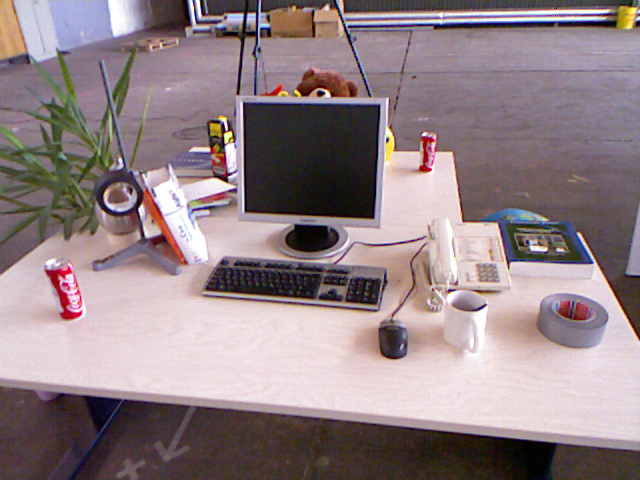
//> input picture 1.png, 640 x 480 px
$ ./41_contours   (built with g++ and OpenCV 4)
//> lines starting //> are read from the running program, lines starting //| are printed output that depends on the picture; after the words box and inside, x2 and y2 are one past the last pixel; in counts of white or black regions, pixels touching at a corner belong together
#include <opencv2/opencv.hpp>

using namespace cv;
using namespace std;

// 在二值图中查找和绘制轮廓

int main()
{
    Mat img_1 = imread("../1.png", 0);
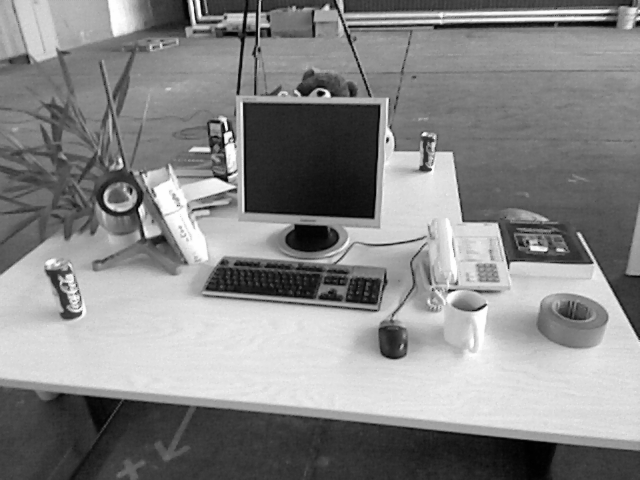
//> img_1: 480 rows x 640 cols, CV_8UC1; min 1, max 254, mean 134.7
    Mat img_2;
    Mat img_3 = Mat::zeros(img_1.rows, img_1.cols, CV_8UC3);
    img_2 = img_1 > 100;    // 截取img_1中像素大于100的，相当于一个简单的二值化
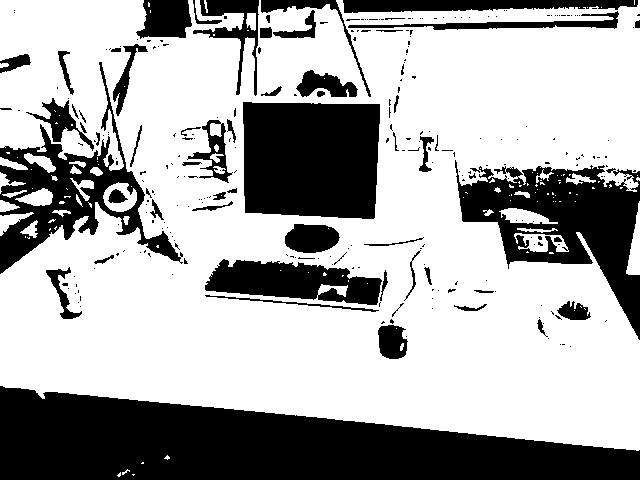
//> img_2: 480 rows x 640 cols, CV_8UC1; 66.9% white; 280 black regions (218 under 20 px)

    vector<vector<Point>> contours; // 定义轮廓
    vector<Vec4i> hierarchy;        // 定义层次结构，表达轮廓之间的关系，分别是后一个、前一个、父轮廓、子轮廓
    findContours(img_2, contours, hierarchy, RETR_CCOMP, CHAIN_APPROX_SIMPLE);// 第四个参数是检索模式，RETR_EXTERNAL只检测最外侧轮廓
//> contours = 464 contours, 365 with area under 20; largest, box (x1, y1, x2, y2) and area: (0, 0, 640, 451) 229658, (242, 101, 381, 220) 15293, (204, 258, 383, 306) 5392, (347, 10, 620, 31) 1794, (284, 223, 341, 254) 1322

    for(int i = 0; i >= 0; i = hierarchy[i][0])
    {
        drawContours(img_3, contours, i, Scalar(rand()&255, rand()&255, rand()&255), FILLED, 8, hierarchy);
    }
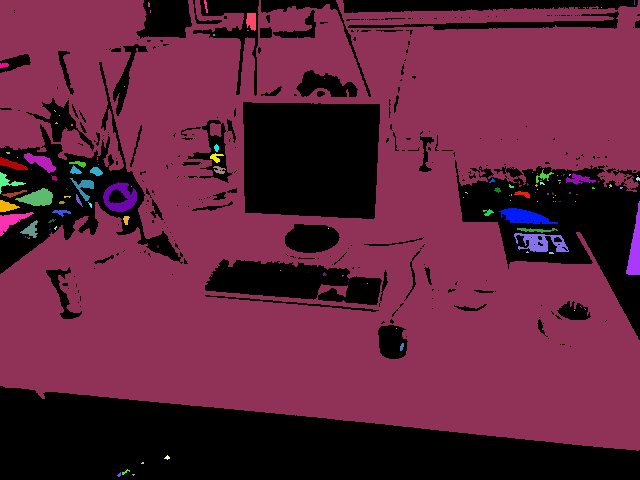
//> img_3: 480 rows x 640 cols, CV_8UC3; mean B, G, R 59.6, 34.2, 96.1

    imshow("0", img_3);
    waitKey(0);
    return 0;
}

$ run again, with 2.png copied over 1.png
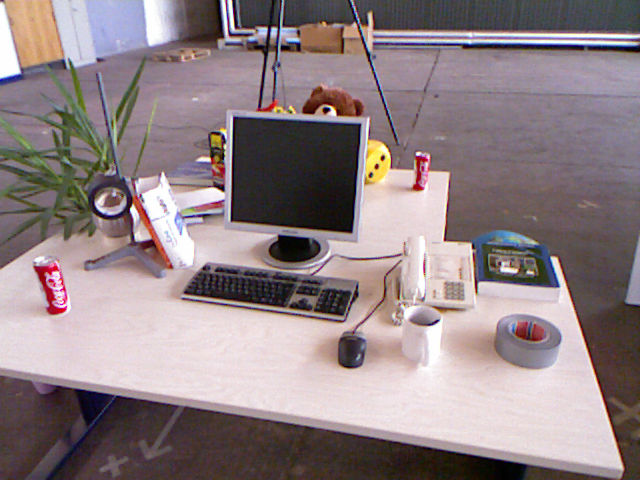
//> input picture 2.png, 640 x 480 px
//> `img_2 = img_1 > 100;`:
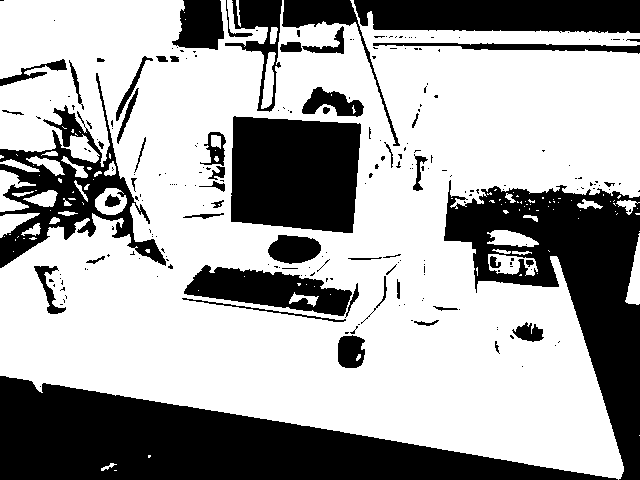
//> img_2: 480 rows x 640 cols, CV_8UC1; 65.4% white; 235 black regions (181 under 20 px)
//> contours = 401 contours, 315 with area under 20; largest, box (x1, y1, x2, y2) and area: (0, 0, 640, 480) 217777, (230, 115, 362, 234) 13707, (183, 264, 353, 317) 5041, (267, 234, 322, 265) 1220, (301, 86, 365, 118) 1084
//> after the loop `for(int i = 0; i >= 0; i = hierarchy[i][0])`:
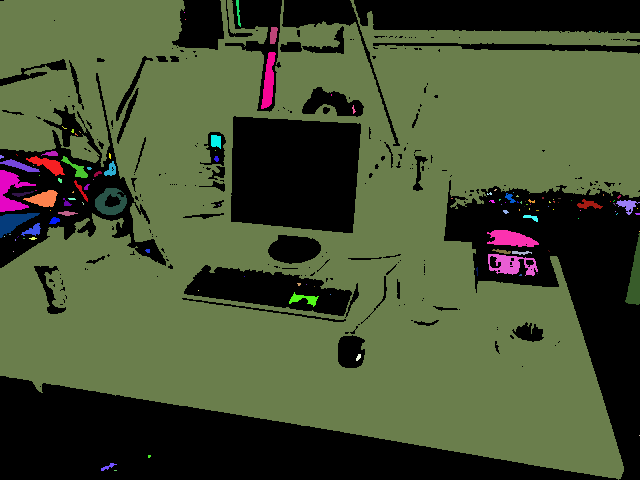
//> img_3: 480 rows x 640 cols, CV_8UC3; mean B, G, R 51, 81.4, 70.3

$ run again, with 4.png copied over 1.png
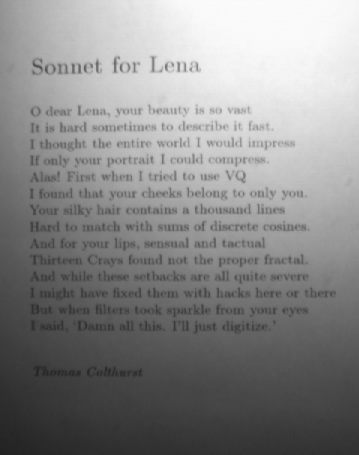
//> input picture 4.png, 359 x 455 px
//> img_1 is the input picture: 455 rows x 359 cols, CV_8UC1; min 33, max 251, mean 137.7
//> `img_2 = img_1 > 100;`:
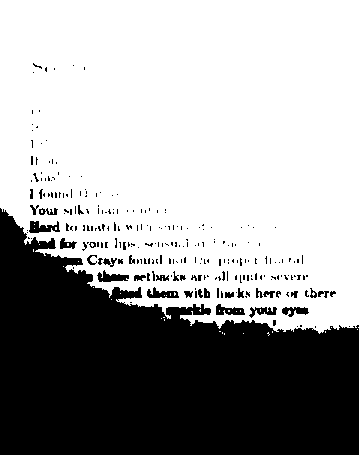
//> img_2: 455 rows x 359 cols, CV_8UC1; 63.3% white; 256 black regions (217 under 20 px)
//> contours = 314 contours, 250 with area under 20; largest, box (x1, y1, x2, y2) and area: (0, 0, 359, 334) 106130, (28, 220, 61, 234) 286, (96, 269, 130, 283) 260, (146, 286, 180, 299) 253, (215, 303, 246, 316) 245
//> after the loop `for(int i = 0; i >= 0; i = hierarchy[i][0])`:
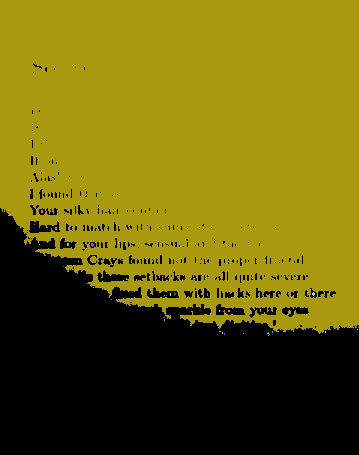
//> img_3: 455 rows x 359 cols, CV_8UC3; mean B, G, R 9.6, 96.8, 106.3
